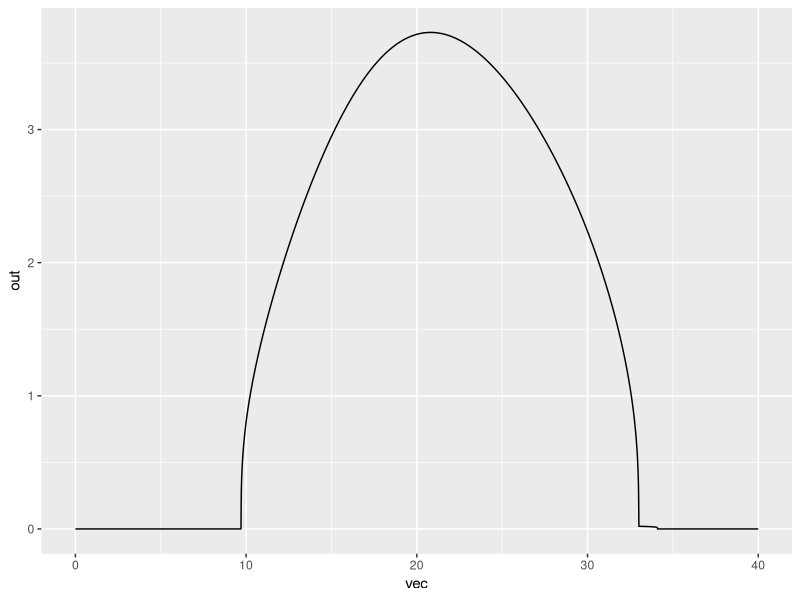

R code for this plot: (Note: this script raises an error after producing the figure.)
rm(list=ls())
library(tidyverse)
library(ggplot2)
library(dplyr)
library("ggpubr")
library(viridis)
library(gdata)
library("data.table")
library('numDeriv')

#------------------------FUNCTIONS---------------------------#
# Main functions 
Briere_func <- function(cte, tmin, tmax, temp){
  outp <- temp*cte*(temp - tmin)*(tmax - temp)^(1/2)
  if(outp < 0 | is.na(outp)){
    outp <- 0
  }
  return(outp)
}

Quad_func <- function(cte, tmin, tmax, temp){
  outp <- -cte*(temp - tmin)*(temp - tmax)
  if(outp < 0 | is.na(outp)){
    outp <- 0
  }
  return(outp)
}

Lin_func <- function(cte, cte1, temp){
  outp <- temp*cte + cte1
  if(outp < 0 | is.na(outp)){
    outp <- 0.00001
  }
  return(outp)
}


Quad <- function(cte, cte1,cte2, temp){
  outp <- cte*temp^2 + cte1*temp + cte2
  if(outp < 0 | is.na(outp)){
    outp <- 0
  }
  return(outp)
}

QuadN_func <- function(cte, c1, c2, temp){
  outp <- cte*temp^2 + c1*temp + c2
  if(outp < 0 | is.na(outp)){
    outp <- 0
  }
  return(outp)
}
### Incorporating rain and human density:
h_f <- function(hum, rain){
  # Constants: 
  erat = 0.5
  e0 = 1.5
  evar = 0.05
  eopt = 8
  efac = 0.01
  edens = 0.01
  
  
  hatch <- (1-erat)*(((1+e0)*exp(-evar*(rain-eopt)^2))/(exp(-evar*(rain - eopt)^2) + e0)) +
    erat*(edens/(edens + exp(-efac*hum)))
  return(hatch)
}

#### -------------------------- Albopictus ------------------------- ####
## Thermal responses Aedes Albopictus from Mordecai 2017:
a_f_alb <- function(temp){Briere_func(0.000193,10.25,38.32,temp)} # Biting rate
TFD_f_alb <- function(temp){Briere_func(0.0488,8.02,35.65,temp)} # Fecundity
pLA_f_alb <- function(temp){Quad_func(0.002663,6.668,38.92,temp)} # Survival probability Egg-Adult
MDR_f_alb <- function(temp){Briere_func(0.0000638,8.6,39.66,temp)} # Mosquito Development Rate
lf_f_alb <- function(temp){Quad_func(1.43,13.41,31.51,temp)} # Adult life span
dE_f_alb <- function(temp){Briere_func(0.00006881,8.869,35.09,temp)} # Adult life span

# R0 function by temperature:
R0_func_alb <- function(Te, rain, hum){
  a <- a_f_alb(Te)
  f <- (1/2)*TFD_f_alb(Te)
  deltaa <- lf_f_alb(Te)
  dE <- dE_f_alb(Te)
  probla <- pLA_f_alb(Te)
  h <- h_f(hum,rain)
  deltaE = 0.1
  #R0 <- ((0.3365391*f*a*deltaa)*probla*(h*dE/(h*dE+deltaE)))^(1/3)
  R0 <- ((f*a*deltaa)*probla*(h*dE/(h*dE+deltaE)))^(1/3)
  return(R0)
}

####------------------------------Aegypti------------------------####
a_f_aeg <- function(temp){Briere_func(0.000202,13.35,40.08,temp)} # Biting rate
EFD_f_aeg <- function(temp){Briere_func(0.00856,14.58,34.61,temp)} # Fecundity
pLA_f_aeg <- function(temp){Quad_func(0.004186,9.373,40.26,temp)} # Survival probability Egg-Adult
MDR_f_aeg <- function(temp){Briere_func(0.0000786,11.36,39.17,temp)} # Mosquito Development Rate
lf_f_aeg <- function(temp){Quad_func(0.148,9.16,37.73,temp)} # Adult life span
dE_f_aeg <- function(temp){Briere_func(0.0003775 ,14.88,37.42,temp)} # Adult life span

# R0 function by temperature:
R0_func_aeg <- function(Te, rain,hum){
  a <- a_f_aeg(Te)
  f <- 40#(1/2)*EFD_f_aeg(Te)
  deltaa <- lf_f_aeg(Te)
  dE <- dE_f_aeg(Te)
  probla <- pLA_f_aeg(Te)
  h <- h_f(hum,rain)
  deltE = 0.1
  R0 <- ((f*a*deltaa)*probla*(h*dE/(h*dE+deltE)))^(1/3)
  return(R0)
}


#####----------------Japonicus-----------------####
dE_f_jap <- function(temp){Briere_func(0.0002859,6.360,35.53 ,temp)} # Mosquito Development Rate
dL_f_jap <- function(temp){Briere_func(7.000e-05,9.705e+00,3.410e+01,temp)} # Survival probability Egg-Adult
lf_f_jap <- function(temp){Lin_func(-2.5045,82.6525,temp)} # Adult life span
deltaL_f_jap <- function(temp){QuadN_func(0.0021476,-0.0806067 ,1.0332455,temp)} # Adult life span

# R0 function by temperature:
R0_func_jap <- function(Te, rain,hum){
  a <- 0.35
  f <- 40 #183/2
  lf <- lf_f_jap(Te)
  deltaL <- deltaL_f_jap(Te)
  deltE = 0.1
  dE <- dE_f_jap(Te)
  dL <- dL_f_jap(Te)
  h <- h_f(hum,rain)
  if(dL == 0 | f == 0 | a == 0 | dE == 0 | h == 0 | Te<0){
    R0 <- 0
  }else{
    R0 <- ((f*a*lf)*(dL/(dL+deltaL))*(h*dE/(h*dE+deltE)))^(1/3)
  }
  return(R0)
}


vec <- seq(0,40,0.01)
out <- sapply(vec,R0_func_jap, rain = 6, hum = 500)

df_out_jap <- data.frame(vec, out)
ggplot(df_out_jap) +
  geom_line(aes(vec,out))

df_out[which(df_out$out == max(df_out$out)),"vec"]

df_out_aeg$esp <- "Aegypti"
df_out_alb$esp <- "Albopictus"
df_out_jap$esp <- "Japonicus"
df_out_aeg$out <- df_out_aeg$out /max(df_out_aeg$out )
df_out_alb$out <- df_out_alb$out /max(df_out_alb$out )
df_out_jap$out <- df_out_jap$out /max(df_out_jap$out )
df_out <- rbind(df_out_alb, df_out_aeg, df_out_jap)

ggplot(df_out) +
  geom_line(aes(vec, out, group = esp, color = esp)) +
  theme_bw() + xlim(c(5,36)) +
  scale_x_continuous(breaks = seq(5,35,5),limits = c(5, 36)) +
  xlab("Temperature (Cº)") + ylab("Vector suitability, R0") +
  theme(legend.position = c(0.1,0.6),
        text = element_text(size = 14),
        legend.title=element_blank())  


#### Phase space for all three species
temperature <- seq(5, 40, by = 0.1)
rainfall <- seq(0, 18, by = 0.1)
dt_ps <- setDT(expand.grid(temperature = temperature, rainfall = rainfall))
dt_ps$hum = 0
dt_ps[, Albopictus := mapply(R0_func_alb, temperature, rainfall, hum)]
dt_ps[, Japonicus := mapply(R0_func_jap, temperature, rainfall, hum)]
dt_ps[, Aegypti := mapply(R0_func_aeg, temperature, rainfall, hum)]

albo <- ggplot(dt_ps) +
  geom_point(aes(temperature,rainfall,color = Albopictus)) +
  scale_color_viridis_c(option = "magma") + theme_bw()

aeg <- ggplot(dt_ps) +
  geom_point(aes(temperature,rainfall,color = Aegypti)) +
  scale_color_viridis_c(option = "magma") + theme_bw()

jap <- ggplot(dt_ps) +
  geom_point(aes(temperature,rainfall,color = Japonicus)) +
  scale_color_viridis_c(option = "magma") + theme_bw()

library(ggpubr)
ggarrange(jap + xlab(""),albo + xlab(""),aeg , ncol =1)
